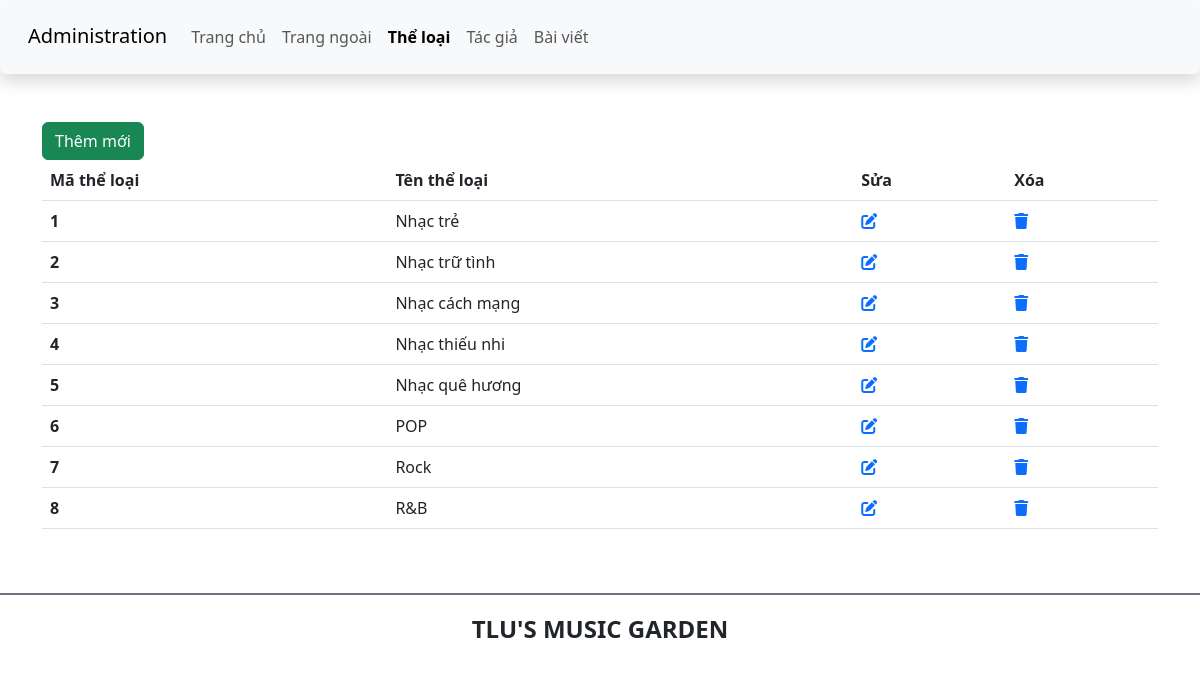
The page /src/btth01/admin/category.php on the database as committed earlier.
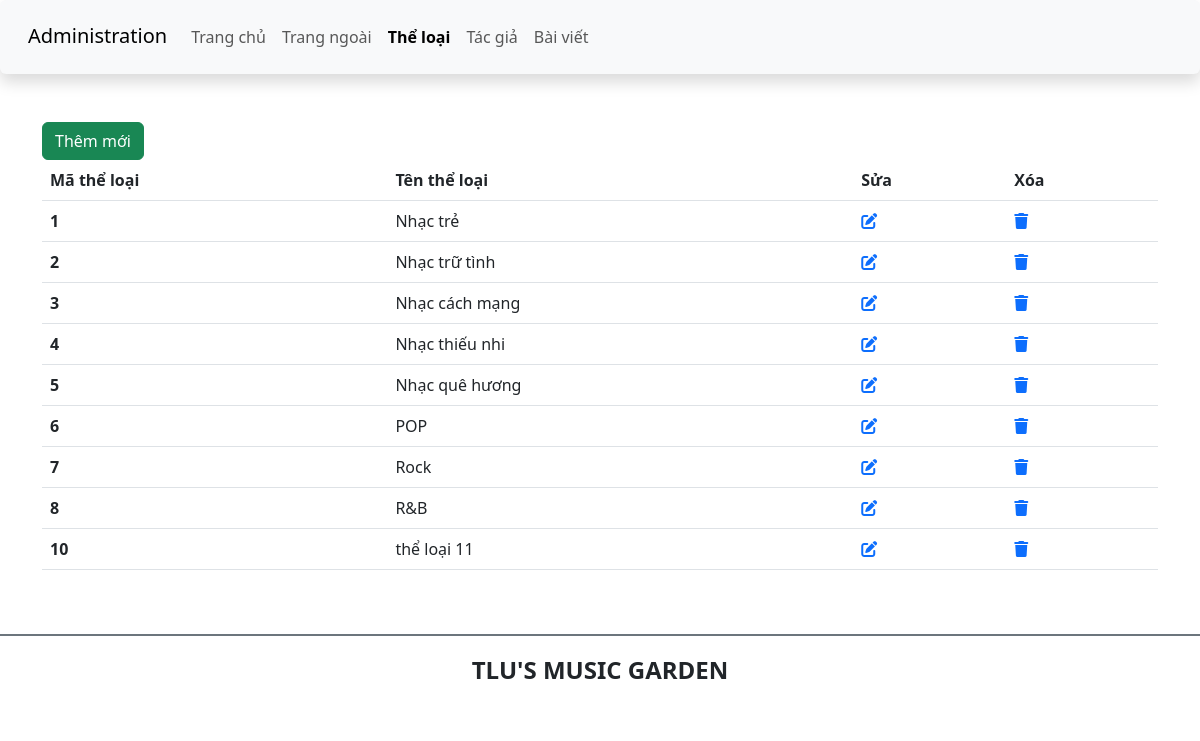
The same page on the database as committed later.
### tables this page shows
CREATE TABLE `theloai` (
  `ma_tloai` int(10) UNSIGNED NOT NULL,
  `ten_tloai` varchar(50) NOT NULL,
  `SLBaiViet` int(11) DEFAULT 0
);

### src/btth01/admin/category.php (the view, shortened to what this page needs)
<?php
    require"condb.php";
?>
<!DOCTYPE html>
<html lang="en">
<head>
    <link href="https://cdn.jsdelivr.net/npm/bootstrap@5.3.0-alpha1/dist/css/bootstrap.min.css" rel="stylesheet">
    <link rel="stylesheet" href="https://cdnjs.cloudflare.com/ajax/libs/font-awesome/6.3.0/css/all.min.css" />
    <link rel="stylesheet" href="css/style_login.css">
</head>
<body>
    <header>
        <nav class="navbar navbar-expand-lg bg-body-tertiary shadow p-3 bg-white rounded">
            <div class="container-fluid">
                <div class="h3">
                    <a class="navbar-brand" href="#">Administration</a>
                </div>
                <div class="collapse navbar-collapse" id="navbarSupportedContent">
                <ul class="navbar-nav me-auto mb-2 mb-lg-0">
                    <li class="nav-item">
                        <a class="nav-link" aria-current="page" href="./">Trang chủ</a>
                    </li>
                    <li class="nav-item">
                        <a class="nav-link" href="../index.php">Trang ngoài</a>
                    </li>
                    <li class="nav-item">
                        <a class="nav-link active fw-bold" href="category.php">Thể loại</a>
                    </li>
                    <li class="nav-item">
                        <a class="nav-link" href="author.php">Tác giả</a>
                    </li>
                    <li class="nav-item">
                        <a class="nav-link" href="article.php">Bài viết</a>
                    </li>
                </ul>
                </div>
            </div>
        </nav>
    </header>
    <main class="container mt-5 mb-5">
        <div class="row">
            <div class="col-sm">
                <a href="add_category.php" class="btn btn-success">Thêm mới</a>
                <table class="table">
                    <thead>
                        <tr>
                            <th scope="col">Mã thể loại</th>
                            <th scope="col">Tên thể loại</th>
                            <th>Sửa</th>
                            <th>Xóa</th>
                        </tr>
                    </thead>
                    <tbody>
                        <?php
                            $sql = "select * from theloai";
                            $qr = mysqli_query($conn,$sql);
                            while($row = mysqli_fetch_array($qr)){
                        ?>
                        <tr>
                            <th scope="row"><?php echo $row['ma_tloai']; ?></th>
                            <td><?php echo $row['ten_tloai']; ?></td></td>
                            <td>
                                <a href="edit_category.php?id=<?php echo $row['ma_tloai']; ?>"><i class="fa-solid fa-pen-to-square"></i></a>
                            </td>
                            <td>
                                <a href="delete_category.php?id=<?php echo $row['ma_tloai']; ?>"><i class="fa-solid fa-trash"></i></a>
                            </td>
                        </tr>
                        <?php
                            }
                        ?>
                    </tbody>
                </table>
            </div>
        </div>
    </main>
    <footer class="bg-white d-flex justify-content-center align-items-center border-top border-secondary  border-2" style="height:80px">
        <h4 class="text-center text-uppercase fw-bold">TLU's music garden</h4>
    </footer>
</body>
</html>

Rows that differ between the two databases and show on the page:
added theloai: ma_tloai "10", ten_tloai "thể loại 11"
